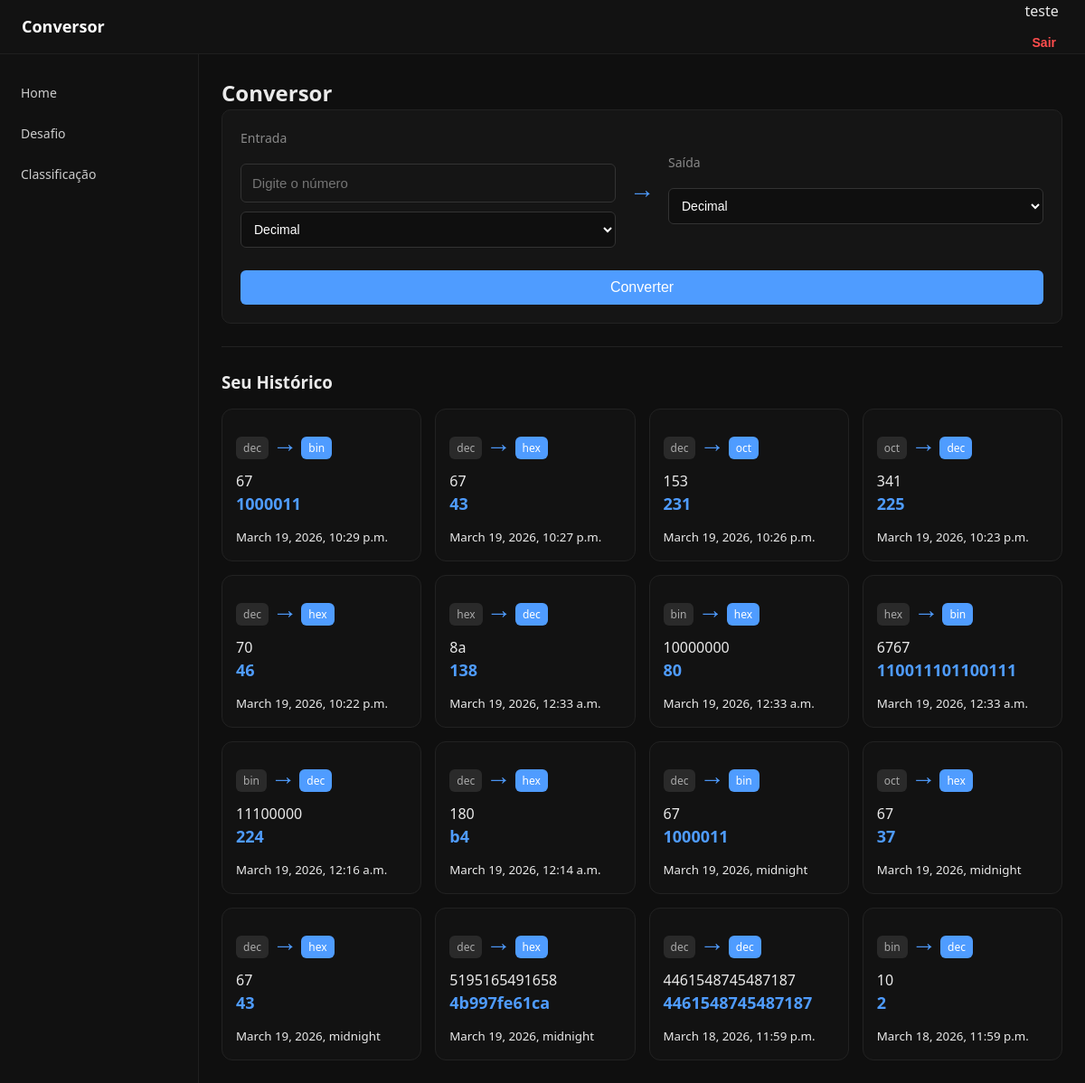
The app's page / (signed in) with its own data.
### core/models.py (models this page shows, shortened)
class Conversao(models.Model):
    usuario = models.ForeignKey(User, on_delete=models.CASCADE)
    valor_entrada = models.CharField(max_length=100)
    base_origem = models.CharField(max_length=10)
    base_destino = models.CharField(max_length=10)
    resultado = models.CharField(max_length=100)
    criado_em = models.DateTimeField(auto_now_add=True)

### core/views.py (the view, shortened to what this page needs)
# urls.py: path('', home, name="home"),
@login_required
def home(request):
    erro = None
    resultado = request.session.pop('resultado', None)
    historico = Conversao.objects.filter(
        usuario=request.user
    ).order_by('-criado_em')[:20]
    return render(request, 'core/home.html', {
        'resultado': resultado,
        'erro': erro,
        'historico': historico
    })

### core/templates/core/home.html (shortened to what this page needs)
{% extends 'core/base.html' %}
{% block content %}
<h2>Conversor</h2>
<form method="post" class="converter-form">
    <div class="converter-grid">
        <div class="box">
            <label>Entrada</label>
            <input type="text" name="valor" placeholder="Digite o número">
            <select name="origem">
                <option value="dec">Decimal</option>
            </select>
        </div>
        <div class="arrow">
            →
        </div>
        <div class="box">
            <label>Saída</label>
            <select name="destino">
                <option value="dec">Decimal</option>
            </select>
        </div>
    </div>
    <button type="submit">Converter</button>
</form>
<hr>
<h3>Seu Histórico</h3>
<div class="historico-grid">
    {% for item in historico %}
        <div class="card">
            <div class="card-top">
                <span class="badge origem">{{ item.base_origem }}</span>
                <span class="arrow">→</span>
                <span class="badge destino">{{ item.base_destino }}</span>
            </div>
            <div class="card-body">
                <div class="valor">{{ item.valor_entrada }}</div>
                <div class="resultado">{{ item.resultado }}</div>
            </div>
            <div class="card-footer">
                <small>{{ item.criado_em }}</small>
            </div>
        </div>
    {% empty %}
        <p>Nenhuma conversão ainda.</p>
    {% endfor %}
</div>
{% endblock %}

### core/templates/core/base.html (shortened to what this page needs)
{% load static %}
<!DOCTYPE html>
<html lang="pt-br">
<head>
    <link rel="stylesheet" href="{% static 'css/style.css' %}">
</head>
<body>
    <header class="topbar">
        <div class="logo">
            <h1>Conversor</h1>
        </div>
        <div class="user-info">
            {% if request.user.is_authenticated %}
                <span>{{ request.user.username }}</span>
<form method="post" action="{% url 'logout' %}" class="logout-form">
    <button type="submit" class="logout-btn">Sair</button>
</form>
            {% else %}
                <a href="{% url 'login' %}">Entrar</a>
            {% endif %}
        </div>
    </header>
    <div class="layout">
        <aside class="sidebar">
            <nav>
                <ul>
                    <li><a href="{% url 'home' %}">Home</a></li>
                    <li><a href="{% url 'desafio' %}">Desafio</a></li>
                    <li>  <a href="{% url 'leaderboard' %}">Classificação</a></li>
                </ul>
            </nav>
        </aside>
        <main class="content">
            {% block content %}
            {% endblock %}
        </main>
    </div>
</body>
</html>

### core/static/css/style.css (style rules this page uses)
* { margin: 0; padding: 0; box-sizing: border-box; }
body { font-family: 'Segoe UI', Arial, sans-serif; background: #0f0f0f; color: #eaeaea; line-height: 1.5; }
.topbar { height: 60px; background: #121212; display: flex; align-items: center; justify-content: space-between; padding: 0 24px; border-bottom: 1px solid #1f1f1f; }
.logo h1 { font-size: 18px; font-weight: 600; color: #ffffff; }
.layout { display: flex; height: calc(100vh - 60px); }
.sidebar { width: 220px; background: #111; border-right: 1px solid #1f1f1f; padding-top: 20px; }
.sidebar nav ul { list-style: none; }
.sidebar nav ul li a { display: block; padding: 12px 20px; color: #ccc; text-decoration: none; font-size: 14px; transition: 0.2s; border-left: 3px solid transparent; }
.content { flex: 1; padding: 25px; overflow-y: auto; }
form input, form select, .box input, .box select { padding: 10px; background: #0f0f0f; border: 1px solid #333; color: #fff; border-radius: 6px; font-size: 14px; }
form input { min-width: 200px; }
form button, .converter-form button { padding: 10px 18px; background: #4f9cff; border: none; border-radius: 6px; color: white; font-weight: 500; cursor: pointer; transition: 0.2s; }
form label { display: block; margin-bottom: 5px; font-size: 13px; color: #888; }
form.converter-form, .desafio-box { background: #151515; padding: 20px; border-radius: 10px; border: 1px solid #222; }
.converter-grid { display: flex; align-items: center; gap: 15px; flex-wrap: wrap; margin-bottom: 15px; }
.box { background: #151515; display: flex; flex-direction: column; gap: 10px; flex: 1; }
.arrow { font-size: 28px; color: #4f9cff; font-weight: bold; }
.historico-grid { display: grid; grid-template-columns: repeat(auto-fill, minmax(220px, 1fr)); gap: 15px; margin-top: 15px; }
.card { background: #121212; border: 1px solid #222; border-radius: 12px; padding: 15px; transition: 0.2s; display: flex; flex-direction: column; gap: 10px; }
.badge { font-size: 12px; padding: 4px 8px; border-radius: 6px; font-weight: 500; }
.origem { background: #2a2a2a; color: #aaa; }
.destino { background: #4f9cff; color: white; }
.resultado { font-size: 18px; font-weight: bold; color: #4f9cff; }
.logout-btn { background: none; border: none; color: #ff4d4d; font-size: 14px; cursor: pointer; padding: 5px 8px; transition: 0.2s; }
hr { border: none; border-top: 1px solid #222; margin: 25px 0; }
form label { display: block; margin-bottom: 8px; font-size: 14px; color: #888; }
form input[type="text"], form input[type="password"], form input[type="email"], form select { width: 100%; display: block; padding: 12px; background: #151515; border: 1px solid #333; color: #fff; border-radius: 6px; font-size: 15px; transition: 0.2s; }
form button { width: 100%; padding: 12px; background: #4f9cff; border: none; border-radius: 6px; color: white; font-weight: bold; font-size: 16px; cursor: pointer; margin-top: 10px; }

### records on screen
Conversao: base_origem "dec", base_destino "bin", valor_entrada "67", resultado "1000011", criado_em "March 19, 2026, 10:29 p.m."
Conversao: base_origem "dec", base_destino "hex", valor_entrada "67", resultado "43", criado_em "March 19, 2026, 10:27 p.m."
Conversao: base_origem "dec", base_destino "oct", valor_entrada "153", resultado "231", criado_em "March 19, 2026, 10:26 p.m."
Conversao: base_origem "oct", base_destino "dec", valor_entrada "341", resultado "225", criado_em "March 19, 2026, 10:23 p.m."
Conversao: base_origem "dec", base_destino "hex", valor_entrada "70", resultado "46", criado_em "March 19, 2026, 10:22 p.m."
Conversao: base_origem "hex", base_destino "dec", valor_entrada "8a", resultado "138", criado_em "March 19, 2026, 12:33 a.m."
Conversao: base_origem "bin", base_destino "hex", valor_entrada "10000000", resultado "80", criado_em "March 19, 2026, 12:33 a.m."
Conversao: base_origem "hex", base_destino "bin", valor_entrada "6767", resultado "110011101100111", criado_em "March 19, 2026, 12:33 a.m."
Conversao: base_origem "bin", base_destino "dec", valor_entrada "11100000", resultado "224", criado_em "March 19, 2026, 12:16 a.m."
Conversao: base_origem "dec", base_destino "hex", valor_entrada "180", resultado "b4", criado_em "March 19, 2026, 12:14 a.m."
Conversao: base_origem "dec", base_destino "bin", valor_entrada "67", resultado "1000011", criado_em "March 19, 2026, midnight"
Conversao: base_origem "oct", base_destino "hex", valor_entrada "67", resultado "37", criado_em "March 19, 2026, midnight"
Conversao: base_origem "dec", base_destino "hex", valor_entrada "67", resultado "43", criado_em "March 19, 2026, midnight"
Conversao: base_origem "dec", base_destino "hex", valor_entrada "5195165491658", resultado "4b997fe61ca", criado_em "March 19, 2026, midnight"
Conversao: base_origem "dec", base_destino "dec", valor_entrada "4461548745487187", resultado "4461548745487187", criado_em "March 18, 2026, 11:59 p.m."
Conversao: base_origem "bin", base_destino "dec", valor_entrada "10", resultado "2", criado_em "March 18, 2026, 11:59 p.m."

### other values on screen
{{ request.user.username }} "teste"
